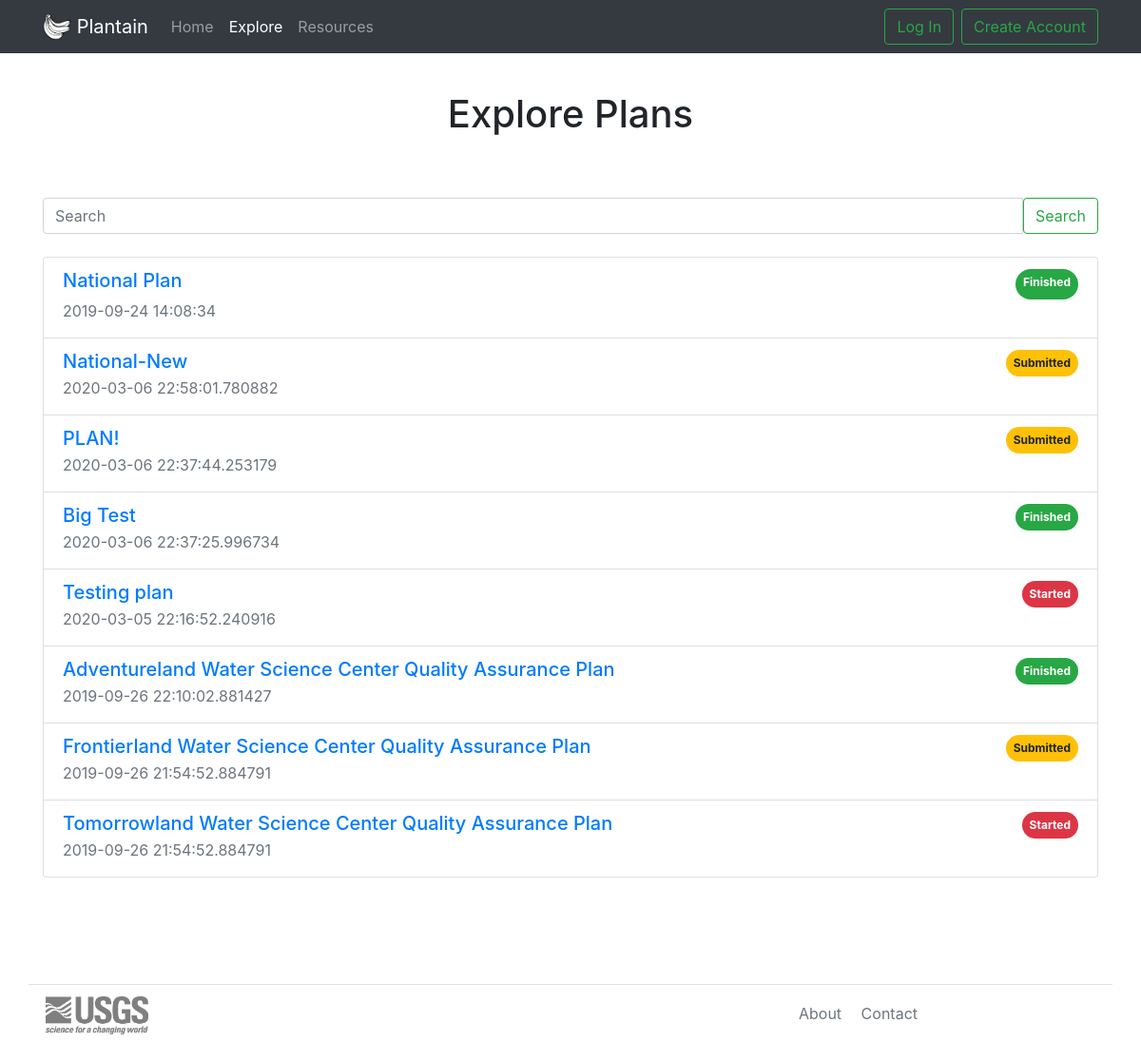
Before: /explore with the older database file.
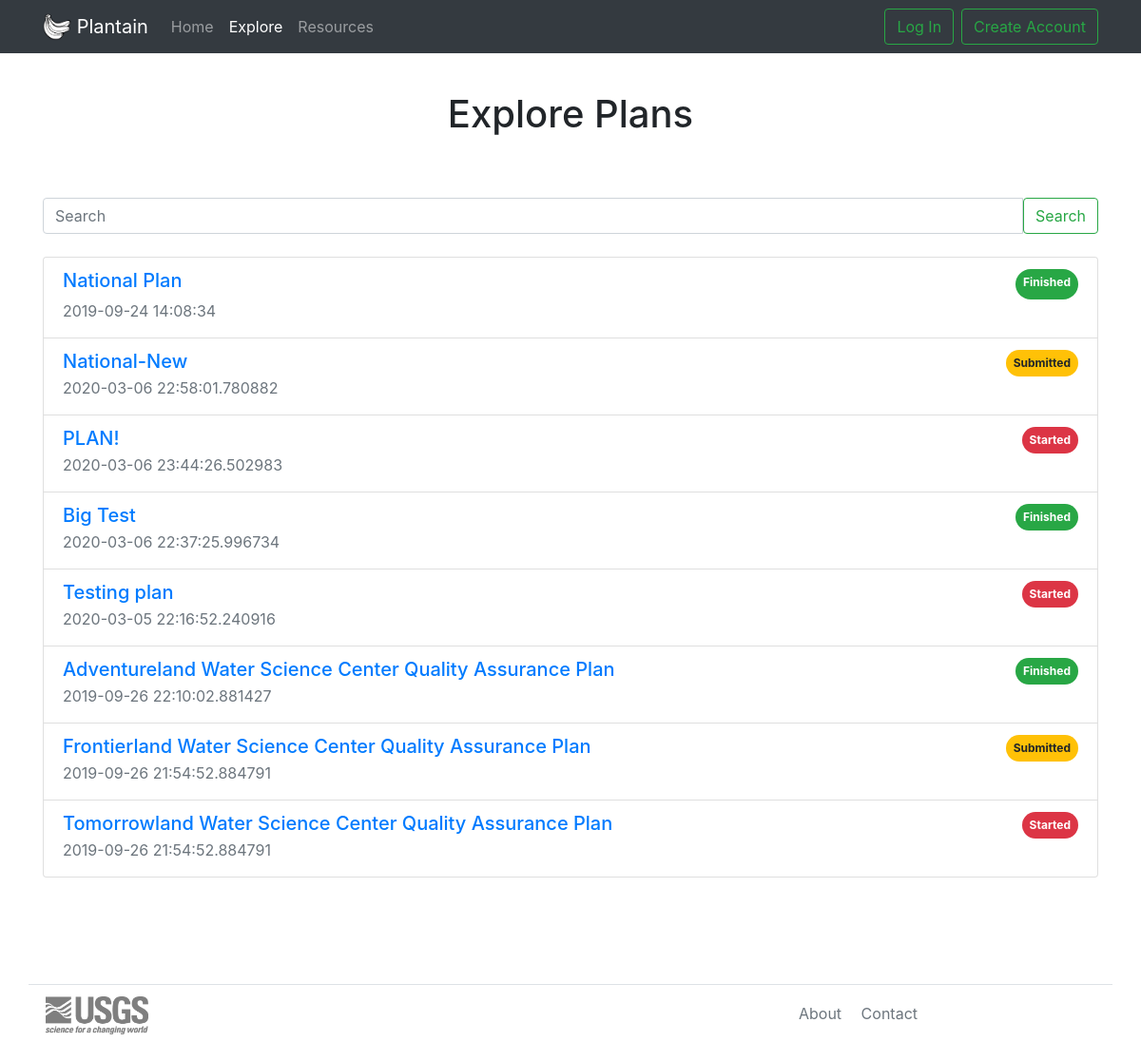
After: the same page with the newer database file.
### models.py (models this page shows, shortened)
class Project(db.Model):
    STATUS_APPROVED = 0   # public - can only be set by admin
    STATUS_SUBMITTED = 1  # viewable by user/admin
    STATUS_DRAFT = 2  # viewable by user
    STATUS_DELETED = 3  # Currently deleted can only be set in the admin panel.
    id = db.Column(db.Integer, primary_key=True)
    slug = db.Column(db.String(100), unique=True)
    title = db.Column(db.String(255), unique=True)
    intro = db.Column(db.Text)
    scope = db.Column(db.Text)
    org = db.Column(db.Text)
    resp = db.Column(db.Text)
    qa_workflow = db.Column(db.Text)
    facilities = db.Column(db.Text)
    labs = db.Column(db.Text)
    dq_management = db.Column(db.Text)
    dq_planning = db.Column(db.Text)
    dq_roles = db.Column(db.Text)
    dq_workflows = db.Column(db.Text)
    dq_wf_pro = db.Column(db.Text)
    dq_wf_workplan = db.Column(db.Text)
    dq_wf_project_dmp = db.Column(db.Text)
    dq_wf_review = db.Column(db.Text)
    dq_datasharing = db.Column(db.Text)
    dq_mous = db.Column(db.Text)
    dq_access = db.Column(db.Text)
    dq_aquisition = db.Column(db.Text)
    dq_aqu_roles = db.Column(db.Text)
    dq_aqu_proc = db.Column(db.Text)
    dq_aqu_proc_coll = db.Column(db.Text)
    dq_aqu_proc_proc = db.Column(db.Text)
    dq_aqu_proc_anal = db.Column(db.Text)
    dq_doc = db.Column(db.Text)
    dq_format = db.Column(db.Text)
    dq_org = db.Column(db.Text)
    dq_store = db.Column(db.Text)
    dq_store_roles = db.Column(db.Text)
    dq_store_repo = db.Column(db.Text)
    dq_store_archive = db.Column(db.Text)
    dq_pubs = db.Column(db.Text)
    dq_pubs_roles = db.Column(db.Text)
    dq_pubs_workflow = db.Column(db.Text)
    dq_pubs_prop = db.Column(db.Text)
    dq_pubs_release = db.Column(db.Text)
    dq_pubs_cite = db.Column(db.Text)
    dq_pubs_doi = db.Column(db.Text)
    dq_pubs_meta = db.Column(db.Text)
    dq_pubs_catalog = db.Column(db.Text)
    qa_intro = db.Column(db.Text)
    qa_field_data = db.Column(db.Text)
    qa_pro_ts = db.Column(db.Text)
    qa_app_ts = db.Column(db.Text)
    qa_discrete = db.Column(db.Text)
    qa_db_integrity = db.Column(db.Text)
    qa_records = db.Column(db.Text)
    qa_interpretive = db.Column(db.Text)
    qa_training = db.Column(db.Text)
    qa_terms = db.Column(db.Text)
    qa_resources = db.Column(db.Text)
    tech = db.Column(db.Text)
    data = db.Column(db.Text)
    sysadmin = db.Column(db.Text)
    qa_proposal = db.Column(db.Text)  # drop this field
    qa_plans = db.Column(db.Text)  #drop it too.
    qa_review = db.Column(db.Text)  # yep, this one also
    dm_plan = db.Column(db.Text)  #not using this one.
    status = db.Column(db.SmallInteger, default=STATUS_DRAFT)
    created_timestamp = db.Column(db.DateTime, default=datetime.datetime.utcnow)
    modified_timestamp = db.Column(db.DateTime, default=datetime.datetime.utcnow, onupdate=datetime.datetime.utcnow)
    author_id = db.Column(db.Integer, db.ForeignKey("user.id"))

### views.py (the view)
@app.route("/explore")
def explore():
    NatlReq = get_NatlReq()
    plans = models.Project.query.order_by(models.Project.created_timestamp.desc())
    return render_template('explore.html', plans=plans, National=NatlReq)

### views.py (called while the page is built)
def get_NatlReq():
    query = models.NationalRequired.query.filter(models.NationalRequired.id == 1).first_or_404()
    return query

@app.before_request
def get_current_user():
    g.user = current_user

### templates/explore.html (shortened to what this page needs)
{% extends "base.html" %}
{% block content %}
{% include "includes/list.html" %}
{% endblock %}

### templates/includes/list.html
<main>
  <div class="container">
    <h1 class="text-center my-5 pt-5">Explore Plans</h1>
    <div class="input-group py-3">
      <input class="form-control" type="search" placeholder="Search" aria-label="Search">
      <span class="input-group-btn">
        <button class="btn btn-outline-success" type="button">Search</button>
      </span>
    </div>
    <ul class="list-group my-2">
        <li class="list-group-item">
            <div class="d-flex justify-content-between">
                <h5><a href="{{ url_for('national.index') }}">National Plan</a></h5>
                <span class="badge badge-pill badge-success p-2">Finished</span>
            </div>
            <p class="text-muted mb-1">{{ National.created_timestamp }}</p>
        </li>
        {% for plan in plans %}
        <li class="list-group-item">
            <div class="d-flex justify-content-between">
                <h5 class="mb-0"><a href="{{ url_for('wsc.detail', slug=plan.slug) }}">{{plan.title}}</a></h5>
                {% if plan.status == 0 %}
                <span class="badge badge-pill badge-success p-2">Finished</span>
                {% elif plan.status == 1 %}
                <span class="badge badge-pill badge-warning p-2">Submitted</span>
                {% elif plan.status == 2 %}
                <span class="badge badge-pill badge-danger p-2">Started</span>
                {% endif %}
            </div>
            <p class="text-muted mb-1">{{ plan.modified_timestamp }}</p>
        </li>
        {% endfor %}
    </ul>
    </div>
</main>

Changed rows visible on the page:
changed Project "PLAN!": modified_timestamp "2020-03-06 22:37:44.253179" → "2020-03-06 23:44:26.502983"; status "Submitted" → "Started"
